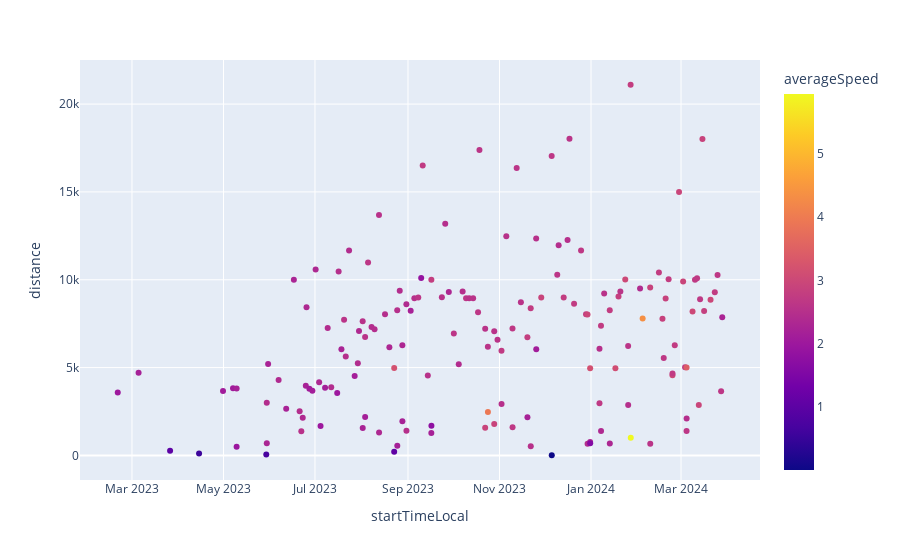

Notebook code for this chart:
### Code cell
fig = px.scatter(
    data_frame=df_activities_running,
    x='startTimeLocal',
    y='distance',
    color='averageSpeed',
    )
fig.show()

### Figure 1 — Plotly figure (JSON) as saved in the notebook; plotly's stock layout.template omitted (floating-point values rounded to 4 significant figures; data arrays with more than 128 entries replaced by an {"elided": "..."} marker saying what was removed)
{"data": [{"hovertemplate": "startTimeLocal=%{x}<br>distance=%{y}<br>averageSpeed=%{marker.color}<extra></extra>", "legendgroup": "", "marker": {"color": {"elided": "158 float values"}, "coloraxis": "coloraxis", "symbol": "circle"}, "mode": "markers", "name": "", "orientation": "v", "showlegend": false, "type": "scatter", "x": {"elided": "158 str values"}, "xaxis": "x", "y": {"elided": "158 float values"}, "yaxis": "y"}], "layout": {"coloraxis": {"colorbar": {"title": {"text": "averageSpeed"}}, "colorscale": [[0, "#0d0887"], [0.1111, "#46039f"], [0.2222, "#7201a8"], [0.3333, "#9c179e"], [0.4444, "#bd3786"], [0.5556, "#d8576b"], [0.6667, "#ed7953"], [0.7778, "#fb9f3a"], [0.8889, "#fdca26"], [1, "#f0f921"]]}, "legend": {"tracegroupgap": 0}, "margin": {"t": 60}, "xaxis": {"anchor": "y", "domain": [0, 1], "title": {"text": "startTimeLocal"}}, "yaxis": {"anchor": "x", "domain": [0, 1], "title": {"text": "distance"}}}}
